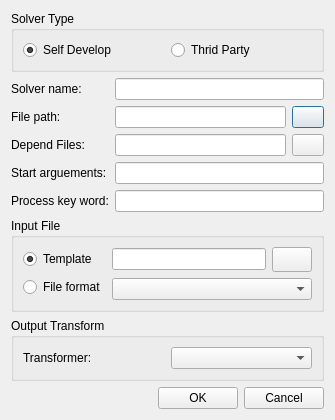
<?xml version="1.0" encoding="UTF-8"?>
<ui version="4.0">
 <class>EditorSolverValue</class>
 <widget class="QDialog" name="EditorSolverValue">
  <property name="geometry">
   <rect>
    <x>0</x>
    <y>0</y>
    <width>335</width>
    <height>390</height>
   </rect>
  </property>
  <property name="windowTitle">
   <string>Add Solver</string>
  </property>
  <layout class="QGridLayout" name="gridLayout_3">
   <item row="0" column="0" colspan="2">
    <widget class="QGroupBox" name="groupBox">
     <property name="title">
      <string>Solver Type</string>
     </property>
     <layout class="QGridLayout" name="gridLayout_4">
      <item row="0" column="0">
       <widget class="QRadioButton" name="sdRadioButton">
        <property name="text">
         <string>Self Develop</string>
        </property>
        <property name="checked">
         <bool>true</bool>
        </property>
       </widget>
      </item>
      <item row="0" column="1">
       <widget class="QRadioButton" name="tpradioButton">
        <property name="text">
         <string>Thrid Party</string>
        </property>
       </widget>
      </item>
     </layout>
    </widget>
   </item>
   <item row="1" column="0">
    <layout class="QVBoxLayout" name="verticalLayout_3">
     <item>
      <widget class="QLabel" name="label">
       <property name="text">
        <string>Solver name:</string>
       </property>
      </widget>
     </item>
     <item>
      <widget class="QLabel" name="label_2">
       <property name="text">
        <string>File path:</string>
       </property>
      </widget>
     </item>
     <item>
      <widget class="QLabel" name="label_6">
       <property name="text">
        <string>Depend Files:</string>
       </property>
      </widget>
     </item>
     <item>
      <widget class="QLabel" name="label_3">
       <property name="text">
        <string>Start arguements:</string>
       </property>
      </widget>
     </item>
     <item>
      <widget class="QLabel" name="label_4">
       <property name="text">
        <string>Process key word:</string>
       </property>
      </widget>
     </item>
    </layout>
   </item>
   <item row="1" column="1">
    <layout class="QVBoxLayout" name="verticalLayout_4">
     <item>
      <widget class="QLineEdit" name="nameLineEdit"/>
     </item>
     <item>
      <layout class="QHBoxLayout" name="horizontalLayout">
       <item>
        <widget class="QLineEdit" name="pathlineEdit"/>
       </item>
       <item>
        <widget class="QPushButton" name="fileSelect">
         <property name="minimumSize">
          <size>
           <width>32</width>
           <height>22</height>
          </size>
         </property>
         <property name="maximumSize">
          <size>
           <width>28</width>
           <height>27</height>
          </size>
         </property>
         <property name="styleSheet">
          <string notr="true">background-image: url(:/QUI/icon/open.png);</string>
         </property>
         <property name="text">
          <string/>
         </property>
        </widget>
       </item>
      </layout>
     </item>
     <item>
      <layout class="QHBoxLayout" name="horizontalLayout_3">
       <item>
        <widget class="QLineEdit" name="dependFilesLineEdit"/>
       </item>
       <item>
        <widget class="QPushButton" name="dependFileSelect">
         <property name="minimumSize">
          <size>
           <width>32</width>
           <height>22</height>
          </size>
         </property>
         <property name="maximumSize">
          <size>
           <width>28</width>
           <height>27</height>
          </size>
         </property>
         <property name="styleSheet">
          <string notr="true">background-image: url(:/QUI/icon/open.png);</string>
         </property>
         <property name="text">
          <string/>
         </property>
        </widget>
       </item>
      </layout>
     </item>
     <item>
      <widget class="QLineEdit" name="arguementsLineEdit"/>
     </item>
     <item>
      <widget class="QLineEdit" name="processkeyLineEdit"/>
     </item>
    </layout>
   </item>
   <item row="2" column="0" colspan="2">
    <widget class="QGroupBox" name="groupBox_2">
     <property name="title">
      <string>Input File</string>
     </property>
     <layout class="QGridLayout" name="gridLayout">
      <item row="0" column="0">
       <layout class="QVBoxLayout" name="verticalLayout_2">
        <item>
         <widget class="QRadioButton" name="templateRadioButton">
          <property name="text">
           <string>Template</string>
          </property>
          <property name="checked">
           <bool>true</bool>
          </property>
         </widget>
        </item>
        <item>
         <widget class="QRadioButton" name="fileRadioButton">
          <property name="text">
           <string>File format</string>
          </property>
         </widget>
        </item>
       </layout>
      </item>
      <item row="0" column="1">
       <layout class="QVBoxLayout" name="verticalLayout">
        <item>
         <layout class="QHBoxLayout" name="horizontalLayout_7">
          <item>
           <widget class="QLineEdit" name="templateLineEdit"/>
          </item>
          <item>
           <widget class="QPushButton" name="fileSelect_1">
            <property name="minimumSize">
             <size>
              <width>0</width>
              <height>25</height>
             </size>
            </property>
            <property name="maximumSize">
             <size>
              <width>16777215</width>
              <height>25</height>
             </size>
            </property>
            <property name="styleSheet">
             <string notr="true">background-image: url(:/QUI/icon/open.png);</string>
            </property>
            <property name="text">
             <string/>
            </property>
           </widget>
          </item>
         </layout>
        </item>
        <item>
         <widget class="QComboBox" name="FileComboBox"/>
        </item>
       </layout>
      </item>
     </layout>
    </widget>
   </item>
   <item row="3" column="0" colspan="2">
    <widget class="QGroupBox" name="groupBox_3">
     <property name="title">
      <string>Output Transform</string>
     </property>
     <layout class="QGridLayout" name="gridLayout_2">
      <item row="0" column="0">
       <layout class="QHBoxLayout" name="horizontalLayout_8">
        <item>
         <widget class="QLabel" name="label_5">
          <property name="sizePolicy">
           <sizepolicy hsizetype="Minimum" vsizetype="Preferred">
            <horstretch>0</horstretch>
            <verstretch>0</verstretch>
           </sizepolicy>
          </property>
          <property name="text">
           <string>Transformer:</string>
          </property>
         </widget>
        </item>
        <item>
         <widget class="QComboBox" name="transformerComboBox"/>
        </item>
       </layout>
      </item>
     </layout>
    </widget>
   </item>
   <item row="4" column="0" colspan="2">
    <layout class="QHBoxLayout" name="horizontalLayout_2">
     <item>
      <spacer name="horizontalSpacer">
       <property name="orientation">
        <enum>Qt::Horizontal</enum>
       </property>
       <property name="sizeHint" stdset="0">
        <size>
         <width>40</width>
         <height>20</height>
        </size>
       </property>
      </spacer>
     </item>
     <item>
      <widget class="QPushButton" name="out_OkButton">
       <property name="text">
        <string>OK</string>
       </property>
      </widget>
     </item>
     <item>
      <widget class="QPushButton" name="out_CancelButton">
       <property name="text">
        <string>Cancel</string>
       </property>
      </widget>
     </item>
    </layout>
   </item>
  </layout>
 </widget>
 <resources>
  <include location="../qrc/qianfan.qrc"/>
 </resources>
 <connections/>
</ui>
